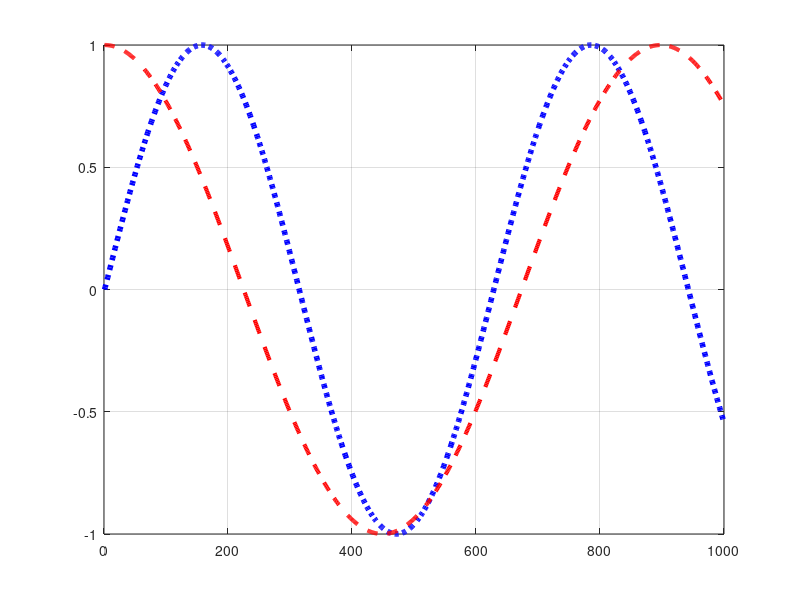

The MATLAB source for this figure: (Note: this script raises an error after producing the figure.)
plot(sin(linspace(0, 10, 1000)), 'b:', 'LineWidth', 4);
hold on
plot(cos(linspace(0, 7, 1000)), 'r--', 'LineWidth', 3);
grid on
export_fig('haha\test', '-q101','-eps')

% export_fig( [filename] -pdf -eps -png -jpg -tiff